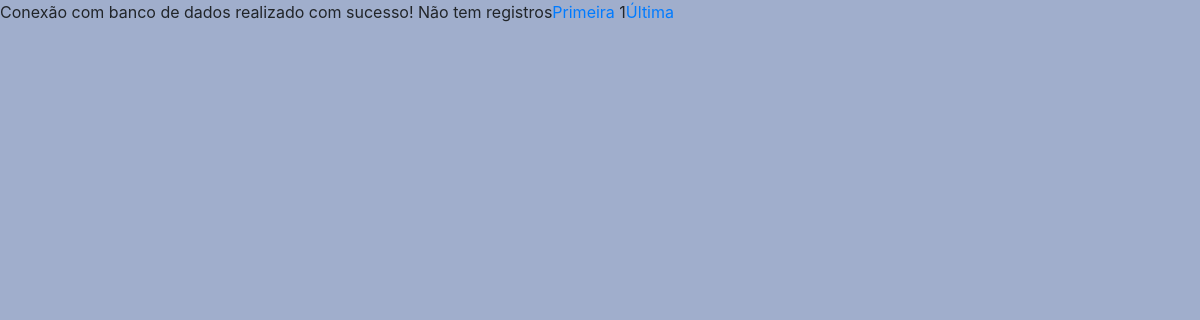
The page /relalunos.php on the database as committed earlier.
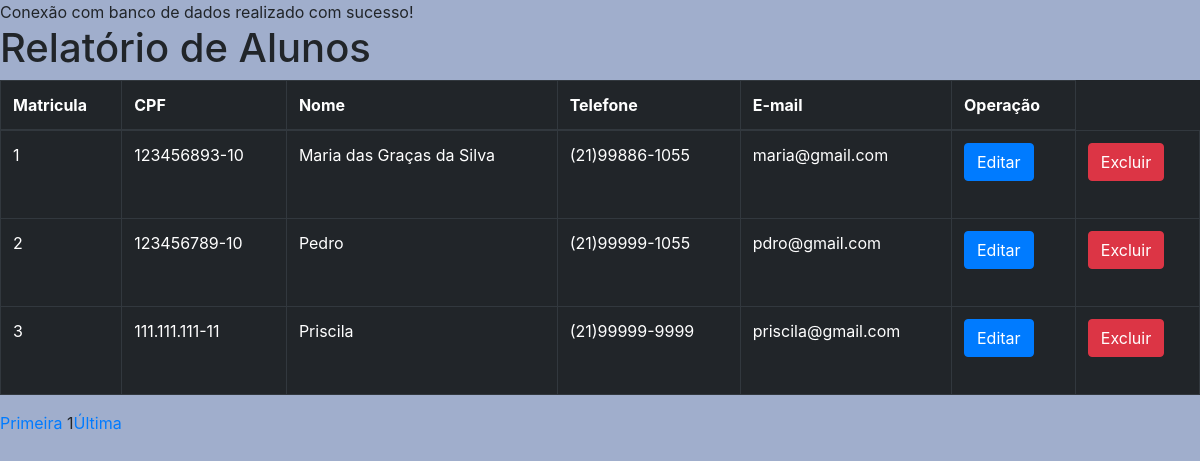
The same page on the database as committed later.
### tables this page shows
CREATE TABLE `aluno` (
  `matricula` int(11) NOT NULL,
  `nome` varchar(60) NOT NULL,
  `telefone` varchar(15) NOT NULL,
  `sexo` char(1) NOT NULL,
  `cpf` char(14) NOT NULL,
  `rg` varchar(15) NOT NULL,
  `datanascimento` date NOT NULL,
  `cep` char(9) NOT NULL,
  `numerocasa` smallint(6) NOT NULL,
  `complemento` varchar(30) DEFAULT NULL,
  `foto` varchar(255) DEFAULT NULL,
  `email` varchar(255) NOT NULL,
  `senha` varchar(255) NOT NULL,
  `status` char(1) NOT NULL
);

### relalunos.php (the view, shortened to what this page needs)
<?php
    require_once 'head.php';
    include_once 'conexao.php';
    $pagatual = filter_input(INPUT_GET, "page", FILTER_SANITIZE_NUMBER_INT);
	$pag = (!empty($pagatual)) ? $pagatual : 1;
    $limitereg = 3;
    $inicio = ($limitereg * $pag) - $limitereg;
    $busca= "SELECT matricula, cpf, nome, telefone, email
              from aluno WHERE status = 'A'
              LIMIT $inicio , $limitereg";
    $resultado = $conn->prepare($busca);
    $resultado->execute();
    if (($resultado) AND ($resultado->rowCount() != 0)){
     echo "<h1>Relatório de Alunos</h1>";
?>
     <table class="table table-bordered table-dark">
     <thead>
        <tr>
            <th scope="col">Matricula</th>
            <th scope="col">CPF</th>
            <th scope="col">Nome</th>
            <th scope="col">Telefone</th>
            <th scope="col">E-mail</th>
            <th scope="col">Operação</th>
        </tr>
    </thead>
  <tbody>
<?php
 while ($linha = $resultado->fetch(PDO::FETCH_ASSOC)) {
 extract($linha);
?>
        <tr>
          <td scope="row"><?php echo $matricula ?></td>
          <td><?php echo $cpf ?></td>
          <td><?php echo $nome ?></td>
          <td><?php echo $telefone ?></td>
          <td><?php echo $email ?></td>
          <td>
            <?php echo "<a href='editar.php?matricula=$matricula'>" ; ?>
            <input type="submit" class="btn btn-primary" name="editar" value="Editar">
          </td>
          <td>
            <?php echo "<a href='excluir.php?matricula=$matricula'>" ; ?>
            <input type="submit" class="btn btn-danger" name="excluir" value="Excluir">
          </td>
        </tr>
<?php
        }
?>
 </tbody>
</table>
<?php
}else{
    echo "Não tem registros";
}
  $qtregistro = "SELECT COUNT(matricula) AS registros FROM aluno WHERE status = 'A' " ;
  $resultado = $conn->prepare($qtregistro);
  $resultado->execute();
  $resposta = $resultado->fetch(PDO::FETCH_ASSOC);
  $qnt_pagina = ceil($resposta['registros'] / $limitereg);
   echo "<a href='relalunos.php?page=1'>Primeira</a> ";
 echo "$pag";
 echo "<a href='relalunos.php?page=$qnt_pagina'>Última</a> ";
?>

### head.php (shortened to what this page needs)
<!DOCTYPE html>
<html lang="pt-br">
  <head>
    <link rel="stylesheet" href="https://stackpath.bootstrapcdn.com/bootstrap/4.1.3/css/bootstrap.min.css"
>
    <link rel="stylesheet" href="style.css">
    <link rel="stylesheet" href="https://cdnjs.cloudflare.com/ajax/libs/font-awesome/6.2.1/css/all.min.css"
 />
  </head>
  <body>

### conexao.php (shortened to what this page needs)
<?php
try{
		echo "Conexão com banco de dados realizado com sucesso!";
}catch(PDOException $erro){
    echo "Erro: Conexão com banco de dados não realizada".$erro;
}
?>

### style.css (style rules this page uses)
body { background: #a0aecc; }
.btn-primary { margin-bottom: 25px; }

Rows that differ between the two databases and show on the page:
now on this page (row edited): aluno: matricula "1", cpf "123456893-10", nome "Maria das Graças da Silva", telefone "(21)99886-1055", email "maria@gmail.com"
now on this page (row edited): aluno: matricula "2", cpf "123456789-10", nome "Pedro", telefone "(21)99999-1055", email "pdro@gmail.com"
added aluno: matricula "3", cpf "111.111.111-11", nome "Priscila", telefone "(21)99999-9999", email "priscila@gmail.com"
Other text that changed with them:
text no longer shown: "Não tem registros"
text now shown: "Relatório de Alunos Matricula CPF Nome Telefone E-mail Operação"
